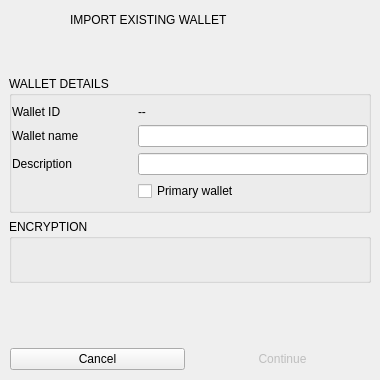
<?xml version="1.0" encoding="UTF-8"?>
<ui version="4.0">
 <class>ImportWalletDialog</class>
 <widget class="QDialog" name="ImportWalletDialog">
  <property name="geometry">
   <rect>
    <x>0</x>
    <y>0</y>
    <width>380</width>
    <height>380</height>
   </rect>
  </property>
  <property name="windowTitle">
   <string>Import Existing Wallet</string>
  </property>
  <layout class="QVBoxLayout" name="verticalLayout">
   <property name="spacing">
    <number>7</number>
   </property>
   <property name="leftMargin">
    <number>0</number>
   </property>
   <property name="topMargin">
    <number>0</number>
   </property>
   <property name="rightMargin">
    <number>0</number>
   </property>
   <property name="bottomMargin">
    <number>0</number>
   </property>
   <item>
    <widget class="QWidget" name="horizontalWidget" native="true">
     <property name="minimumSize">
      <size>
       <width>380</width>
       <height>60</height>
      </size>
     </property>
     <property name="maximumSize">
      <size>
       <width>16777215</width>
       <height>60</height>
      </size>
     </property>
     <property name="darkOverlay" stdset="0">
      <bool>true</bool>
     </property>
     <widget class="QLabel" name="label">
      <property name="geometry">
       <rect>
        <x>0</x>
        <y>0</y>
        <width>300</width>
        <height>40</height>
       </rect>
      </property>
      <property name="text">
       <string>IMPORT EXISTING WALLET</string>
      </property>
      <property name="indent">
       <number>70</number>
      </property>
      <property name="h1" stdset="0">
       <bool>true</bool>
      </property>
      <property name="titlePaneSecondary" stdset="0">
       <bool>true</bool>
      </property>
     </widget>
     <widget class="QLabel" name="label_2">
      <property name="geometry">
       <rect>
        <x>0</x>
        <y>0</y>
        <width>60</width>
        <height>60</height>
       </rect>
      </property>
      <property name="text">
       <string/>
      </property>
      <property name="pixmap">
       <pixmap resource="../armory.qrc">:/resources/wallet_import.png</pixmap>
      </property>
      <property name="alignment">
       <set>Qt::AlignCenter</set>
      </property>
     </widget>
    </widget>
   </item>
   <item>
    <widget class="QWidget" name="widget_2" native="true">
     <property name="minimumSize">
      <size>
       <width>0</width>
       <height>0</height>
      </size>
     </property>
     <layout class="QVBoxLayout" name="verticalLayout_2">
      <item>
       <widget class="QGroupBox" name="groupBox">
        <property name="title">
         <string>WALLET DETAILS</string>
        </property>
        <layout class="QGridLayout" name="gridLayout">
         <property name="leftMargin">
          <number>0</number>
         </property>
         <property name="rightMargin">
          <number>0</number>
         </property>
         <item row="3" column="1">
          <widget class="QCheckBox" name="checkBoxPrimaryWallet">
           <property name="enabled">
            <bool>true</bool>
           </property>
           <property name="sizePolicy">
            <sizepolicy hsizetype="Expanding" vsizetype="Fixed">
             <horstretch>0</horstretch>
             <verstretch>0</verstretch>
            </sizepolicy>
           </property>
           <property name="text">
            <string>Primary wallet</string>
           </property>
          </widget>
         </item>
         <item row="2" column="1">
          <widget class="QLineEdit" name="lineEditDescription"/>
         </item>
         <item row="1" column="0">
          <widget class="QLabel" name="label_3">
           <property name="sizeIncrement">
            <size>
             <width>0</width>
             <height>0</height>
            </size>
           </property>
           <property name="text">
            <string>Wallet name</string>
           </property>
          </widget>
         </item>
         <item row="1" column="1">
          <widget class="QLineEdit" name="lineEditWalletName"/>
         </item>
         <item row="2" column="0">
          <widget class="QLabel" name="label_4">
           <property name="sizeIncrement">
            <size>
             <width>0</width>
             <height>0</height>
            </size>
           </property>
           <property name="midLineWidth">
            <number>0</number>
           </property>
           <property name="text">
            <string>Description</string>
           </property>
           <property name="alignment">
            <set>Qt::AlignLeading|Qt::AlignLeft|Qt::AlignVCenter</set>
           </property>
          </widget>
         </item>
         <item row="0" column="0">
          <widget class="QLabel" name="label_5">
           <property name="minimumSize">
            <size>
             <width>120</width>
             <height>0</height>
            </size>
           </property>
           <property name="text">
            <string>Wallet ID</string>
           </property>
          </widget>
         </item>
         <item row="0" column="1">
          <widget class="QLabel" name="labelWalletId">
           <property name="text">
            <string>--</string>
           </property>
          </widget>
         </item>
        </layout>
       </widget>
      </item>
      <item>
       <widget class="QGroupBox" name="groupBox_2">
        <property name="title">
         <string>ENCRYPTION</string>
        </property>
        <layout class="QVBoxLayout" name="verticalLayout_3">
         <property name="leftMargin">
          <number>0</number>
         </property>
         <property name="rightMargin">
          <number>0</number>
         </property>
         <item>
          <widget class="WalletKeysCreateWidget" name="widgetCreateKeys" native="true">
           <property name="minimumSize">
            <size>
             <width>100</width>
             <height>23</height>
            </size>
           </property>
          </widget>
         </item>
        </layout>
       </widget>
      </item>
      <item>
       <spacer name="verticalSpacer">
        <property name="orientation">
         <enum>Qt::Vertical</enum>
        </property>
        <property name="sizeHint" stdset="0">
         <size>
          <width>359</width>
          <height>33</height>
         </size>
        </property>
       </spacer>
      </item>
     </layout>
    </widget>
   </item>
   <item>
    <widget class="QWidget" name="widget" native="true">
     <property name="buttonBar" stdset="0">
      <bool>true</bool>
     </property>
     <layout class="QHBoxLayout" name="horizontalLayout">
      <property name="spacing">
       <number>10</number>
      </property>
      <property name="leftMargin">
       <number>10</number>
      </property>
      <property name="topMargin">
       <number>10</number>
      </property>
      <property name="rightMargin">
       <number>10</number>
      </property>
      <property name="bottomMargin">
       <number>10</number>
      </property>
      <item>
       <widget class="QPushButton" name="pushButtonCancel">
        <property name="text">
         <string>Cancel</string>
        </property>
        <property name="flat">
         <bool>false</bool>
        </property>
       </widget>
      </item>
      <item>
       <widget class="QPushButton" name="pushButtonImport">
        <property name="enabled">
         <bool>false</bool>
        </property>
        <property name="minimumSize">
         <size>
          <width>100</width>
          <height>0</height>
         </size>
        </property>
        <property name="text">
         <string>Continue</string>
        </property>
        <property name="default">
         <bool>true</bool>
        </property>
        <property name="flat">
         <bool>true</bool>
        </property>
       </widget>
      </item>
     </layout>
    </widget>
   </item>
  </layout>
 </widget>
 <customwidgets>
  <customwidget>
   <class>WalletKeysCreateWidget</class>
   <extends>QWidget</extends>
   <header>ManageEncryption/WalletKeysCreateWidget.h</header>
   <container>1</container>
  </customwidget>
 </customwidgets>
 <tabstops>
  <tabstop>lineEditWalletName</tabstop>
  <tabstop>lineEditDescription</tabstop>
  <tabstop>checkBoxPrimaryWallet</tabstop>
  <tabstop>pushButtonImport</tabstop>
 </tabstops>
 <resources>
  <include location="../armory.qrc"/>
 </resources>
 <connections>
  <connection>
   <sender>pushButtonCancel</sender>
   <signal>clicked()</signal>
   <receiver>ImportWalletDialog</receiver>
   <slot>reject()</slot>
   <hints>
    <hint type="sourcelabel">
     <x>97</x>
     <y>358</y>
    </hint>
    <hint type="destinationlabel">
     <x>189</x>
     <y>189</y>
    </hint>
   </hints>
  </connection>
 </connections>
</ui>
